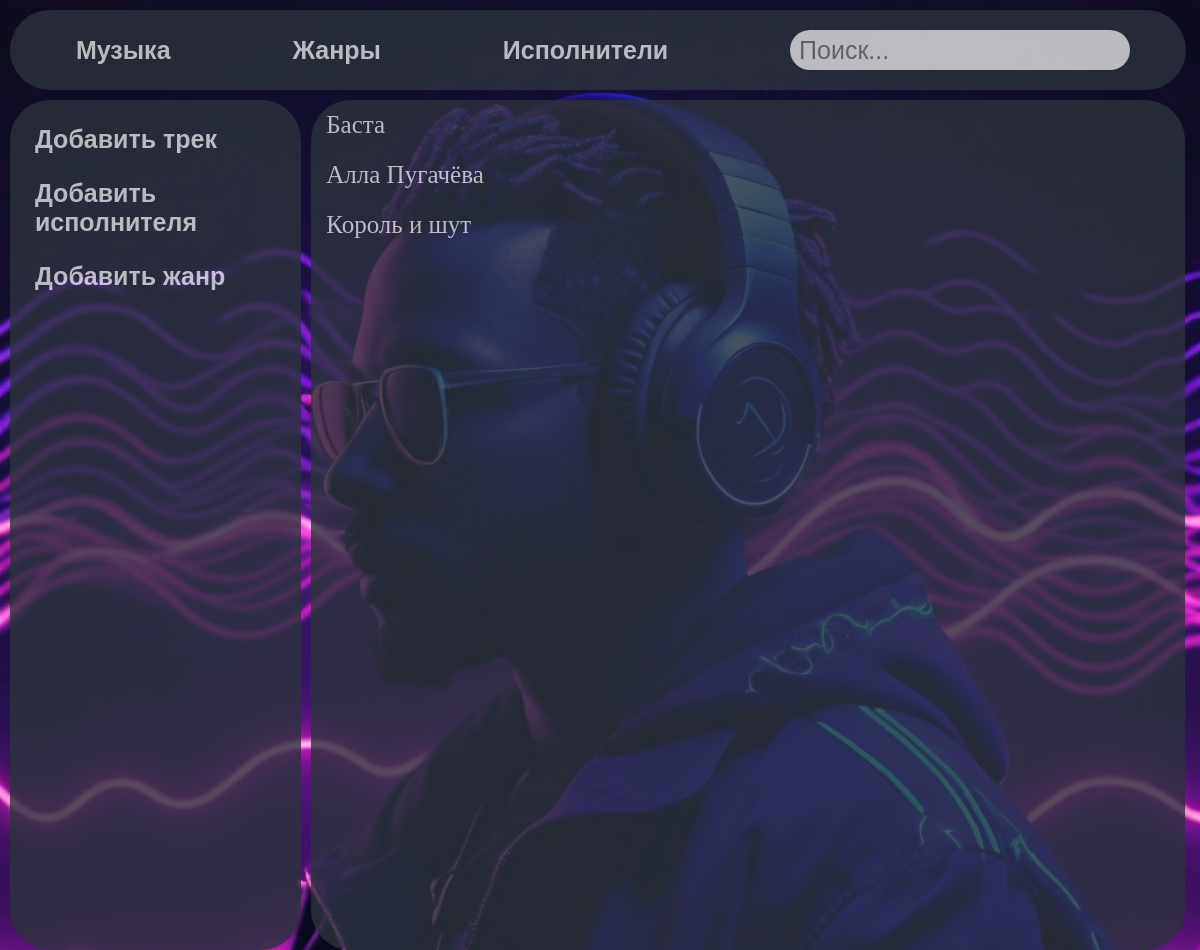
The page /music/singers/ on the database as committed earlier.
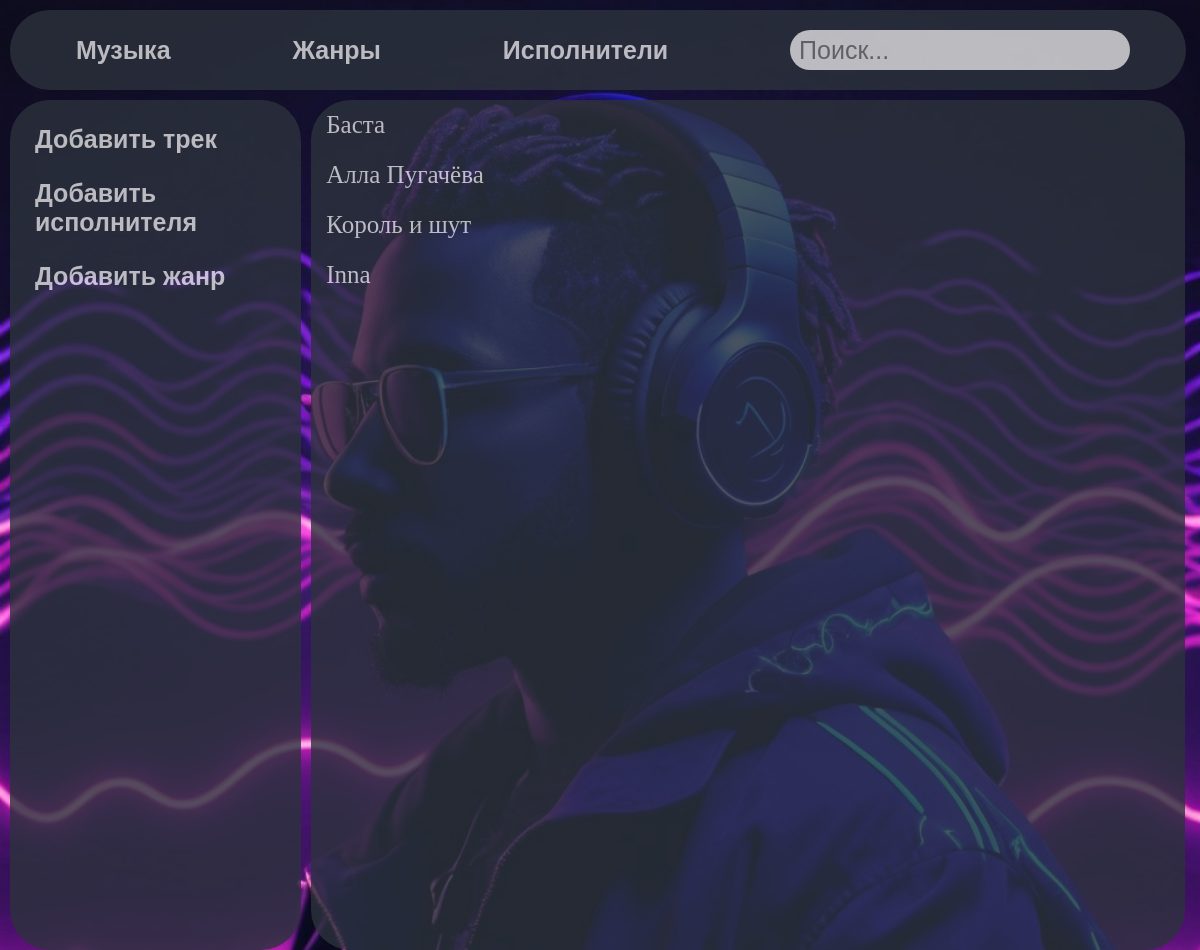
The same page on the database as committed later.
### music/models.py (models this page shows, shortened)
class Singers(models.Model):
    name_singer = models.CharField('Имя исполнителя', max_length=250)
    class Meta:
        verbose_name = 'Исполнитель'
        verbose_name_plural = 'Исполнители'

### music/views.py (the view)
# urls.py: path('singers/', views.singers, name='singer'),
def singers(request):
    Singerss = Singers.objects.all()
    return render(request, 'music/singers-list.html', {'Singerss': Singerss})

### music/templates/music/singers-list.html
{% extends 'music/music.html' %}
{% load static %}
{% block content-right %}
    {% for el in Singerss %}
    <div class="Singers">
        <h3>
            <a href="{% url 'singer-details' el.id %}" class="btn btn-view">
                {{ el.name_singer }}
            </a>
        </h3>
    </div>
    {% endfor %}
{% endblock %}

Rows that differ between the two databases and show on the page:
added Singers: name_singer "Inna"
